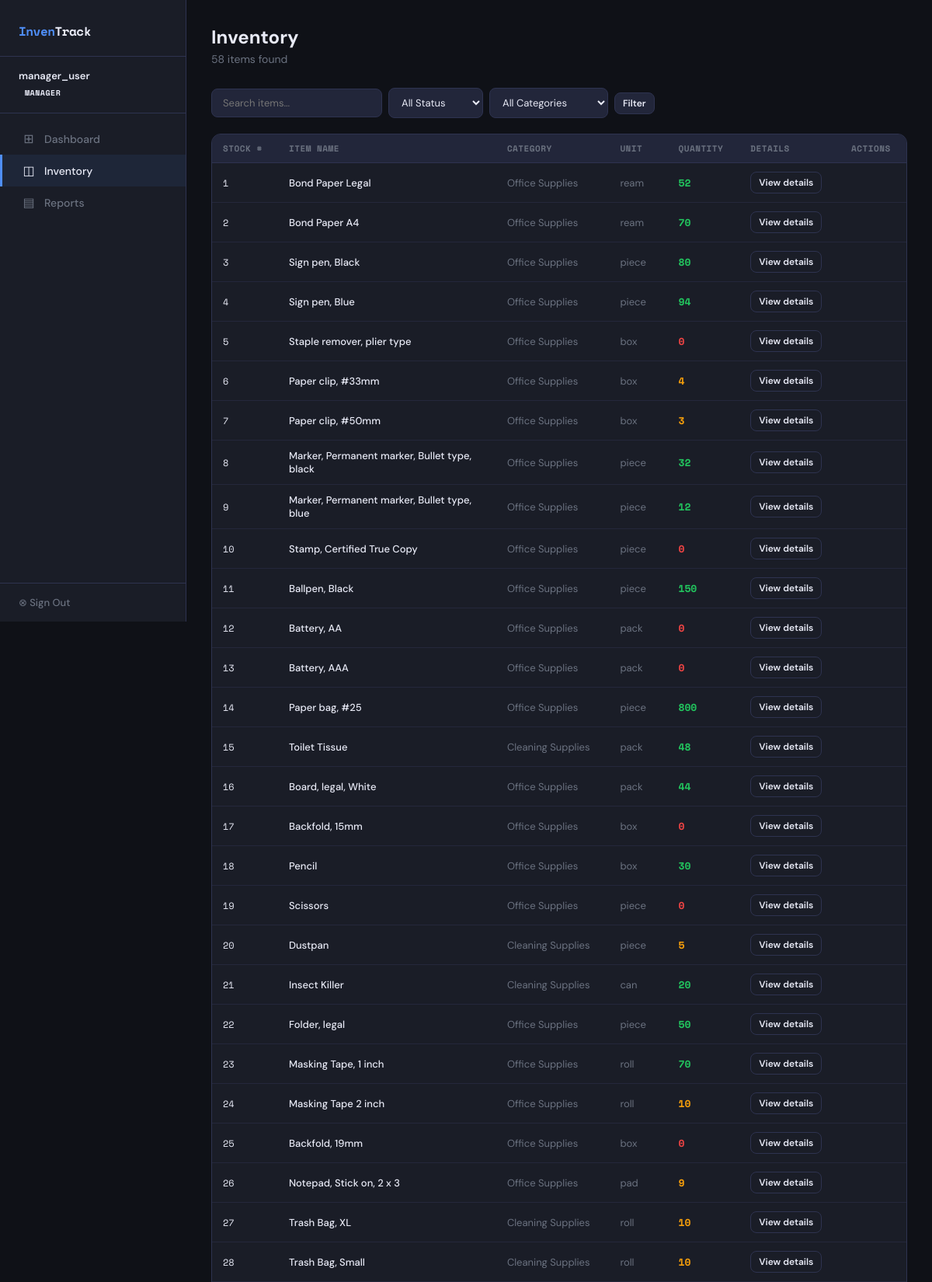
The page /items/ (signed in, upper part) on the database its author committed.
### inventory_system_m/inventory/models.py (models this page shows, shortened)
class UserProfile(models.Model):
    ROLE_CHOICES = [
        ('admin', 'Admin'),
        ('supplier', 'Supplier'),
        ('user', 'User'),
    ]
    user = models.OneToOneField(User, on_delete=models.CASCADE, related_name='profile')
    role = models.CharField(max_length=20, choices=ROLE_CHOICES, default='user')

class Item(models.Model):
    UNIT_CHOICES = [
        ('piece', 'Piece'), ('ream', 'Ream'), ('box', 'Box'),
        ('pack', 'Pack'), ('roll', 'Roll'), ('set', 'Set'),
        ('bundle', 'Bundle'), ('can', 'Can'), ('pair', 'Pair'),
        ('bottle', 'Bottle'), ('pad', 'Pad'),
    ]
    stock_number = models.IntegerField(unique=True)
    item_code = models.CharField(max_length=100, blank=True)
    item_name = models.CharField(max_length=255, blank=True, default='')
    description = models.CharField(max_length=255)
    category = models.ForeignKey(Category, on_delete=models.SET_NULL, null=True, blank=True)
    unit_of_measure = models.CharField(max_length=20, choices=UNIT_CHOICES, default='piece')
    quantity = models.IntegerField(default=0)
    minimum_quantity = models.IntegerField(default=10, help_text="Low stock threshold")
    unit_price = models.DecimalField(max_digits=10, decimal_places=2, default=0.00)
    created_at = models.DateTimeField(auto_now_add=True)
    updated_at = models.DateTimeField(auto_now=True)
    @property
    def stock_status(self):
        if self.quantity == 0:
            return 'out_of_stock'
        elif self.quantity <= self.minimum_quantity:
            return 'low_stock'
        return 'in_stock'
    class Meta:
        ordering = ['stock_number']

class Category(models.Model):
    name = models.CharField(max_length=100)
    class Meta:
        verbose_name_plural = "Categories"

### inventory_system_m/inventory/views.py (the view)
# urls.py: path('items/', views.item_list, name='item_list'),
@login_required
def item_list(request):
    role = get_role(request.user)
    query = request.GET.get('q', '')
    status = request.GET.get('status', '')
    category_id = request.GET.get('category', '')
    items = Item.objects.all()
    if query:
        items = items.filter(
            Q(item_name__icontains=query) |
            Q(description__icontains=query) |
            Q(item_code__icontains=query)
        )
    if status == 'low':
        items = items.filter(quantity__gt=0, quantity__lte=10)
    elif status == 'out':
        items = items.filter(quantity=0)
    elif status == 'ok':
        items = items.filter(quantity__gt=10)
    if category_id:
        items = items.filter(category_id=category_id)
    categories = Category.objects.all().order_by('name')
    return render(request, 'inventory/item_list.html', {
        'items': items,
        'role': role,
        'query': query,
        'status': status,
        'category_id': category_id,
        'categories': categories,
    })

### inventory_system_m/inventory/views.py (called while the page is built)
def get_role(user):
    try:
        return user.profile.role
    except:
        return 'user'

### inventory_system_m/inventory/templates/inventory/item_list.html (shortened to what this page needs)
{% extends 'inventory/base.html' %}
{% block content %}
<div class="page-header">
  <h1>Inventory</h1>
  <p>{{ items.count }} item{{ items.count|pluralize }} found</p>
</div>
<div class="action-bar">
  <form method="get" class="search-bar" style="flex:1; margin:0; display:flex; gap:8px; flex-wrap:wrap; align-items:center;">
    <input type="text" name="q" value="{{ query }}" placeholder="Search items..." style="max-width:220px; flex:1; min-width:180px;">
    <select name="status" class="form-control" style="width:auto; padding:9px 12px; font-size:13px;">
      <option value="">All Status</option>
    </select>
    <select name="category" class="form-control" style="width:auto; padding:9px 12px; font-size:13px;">
      <option value="">All Categories</option>
    </select>
    <button type="submit" class="btn btn-secondary btn-sm">Filter</button>
  </form>
</div>
<div class="card" style="padding:0; overflow:hidden;">
  <div class="table-wrap">
    <table>
      <thead>
        <tr>
          <th>Stock #</th>
          <th>Item Name</th>
          <th>Category</th>
          <th>Unit</th>
          <th>Quantity</th>
          <th>Details</th>
          <th>Actions</th>
        </tr>
      </thead>
      <tbody>
        {% for item in items %}
        <tr>
          <td class="text-mono">{{ item.stock_number }}</td>
          <td style="max-width:260px; font-weight:500;">{{ item.item_name|default:item.description }}</td>
          <td class="text-muted">{{ item.category.name|default:'Uncategorized' }}</td>
          <td class="text-muted">{{ item.unit_of_measure }}</td>
          <td>
            <span style="font-family:var(--mono); font-weight:700;
              {% if item.stock_status == 'out_of_stock' %}color:var(--danger){% elif item.stock_status == 'low_stock' %}color:var(--warning){% else %}color:var(--success){% endif %}">
              {{ item.quantity }}
            </span>
          </td>
          <td>
            <button type="button" class="btn btn-outline btn-sm open-item-details" data-modal-id="item-modal-{{ item.pk }}">
              View details
            </button>
          </td>
          <td>
          </td>
        </tr>
        {% empty %}
        <tr><td colspan="7"><div class="empty"><div class="empty-icon">◫</div>No items found</div></td></tr>
        {% endfor %}
      </tbody>
    </table>
  </div>
</div>
{% endblock %}

### inventory_system_m/inventory/templates/inventory/base.html (shortened to what this page needs)
﻿<!DOCTYPE html>
<html lang="en">
  <head>
  </head>
  <body>
    {% if user.is_authenticated %}
      <nav class="sidebar">
        <div class="sidebar-logo">
          Inven<span>Track</span>
        </div>
        <div class="sidebar-user">
          <div class="uname">{{ user.username }}</div>
          {% with role=user.profile.role %}
            <div class="role-badge role-{{ role }}">{{ role }}</div>
          {% endwith %}
        </div>
        <div class="nav">
          <a
            href="{% url 'dashboard' %}"
            class="{% if request.resolver_match.url_name == 'dashboard' %}active{% endif %}"
          >
            <span class="icon">⊞</span>
            Dashboard
          </a>
          <a
            href="{% url 'item_list' %}"
            class="{% if 'item' in request.resolver_match.url_name %}active{% endif %}"
          >
            <span class="icon">◫</span>
            Inventory
          </a>
          <a
            href="{% url 'reports' %}"
            class="{% if request.resolver_match.url_name == 'reports' %}active{% endif %}"
          >
            <span class="icon">▤</span>
            Reports
          </a>
        </div>
        <div class="sidebar-footer">
          <a href="{% url 'logout' %}">⊗ Sign Out</a>
        </div>
      </nav>
    {% endif %}
    <main class="main" {% if not user.is_authenticated %}style="margin-left:0;display:flex;align-items:center;justify-content:center;"{% endif %}>
      {% block content %}{% endblock %}
    </main>
  </body>
</html>

### inventory_system_m/inventory/templates/inventory/base.html (style rules this page uses)
:root { --bg: #0f1117; --surface: #1a1d27; --surface2: #22263a; --border: #2e3350; --accent: #4f8ef7; --accent2: #7c5cbf; --success: #22c55e; --warning: #f59e0b; --danger: #ef4444; --text: #e8eaf6; --muted: #6b7280; --font: 'DM Sans', sans-serif; --mono: 'Space Mono', monospace; }
* { box-sizing: border-box; margin: 0; padding: 0; }
body { background: var(--bg); color: var(--text); font-family: var(--font); min-height: 100vh; display: flex; }
.sidebar { width: 240px; background: var(--surface); border-right: 1px solid var(--border); display: flex; flex-direction: column; position: fixed; height: 100vh; z-index: 100; }
.sidebar-logo { padding: 28px 24px 20px; border-bottom: 1px solid var(--border); font-family: var(--mono); font-size: 16px; font-weight: 700; color: var(--accent); letter-spacing: -0.5px; }
.sidebar-logo span { color: var(--text); }
.sidebar-user { padding: 16px 24px; border-bottom: 1px solid var(--border); }
.sidebar-user .uname { font-size: 13px; font-weight: 600; }
.role-badge { display: inline-block; font-size: 10px; font-family: var(--mono); padding: 2px 8px; border-radius: 4px; font-weight: 700; text-transform: uppercase; letter-spacing: 0.5px; margin-top: 4px; }
.nav { flex: 1; padding: 12px 0; }
.nav a { display: flex; align-items: center; gap: 10px; padding: 10px 24px; font-size: 14px; font-weight: 500; color: var(--muted); text-decoration: none; transition: all 0.15s; border-left: 3px solid transparent; }
.nav a.active { color: var(--text); background: rgba(79, 142, 247, 0.08); border-left-color: var(--accent); }
.nav a .icon { font-size: 16px; width: 20px; text-align: center; }
.sidebar-footer { padding: 16px 24px; border-top: 1px solid var(--border); }
.sidebar-footer a { color: var(--muted); text-decoration: none; font-size: 13px; font-weight: 500; }
.main { margin-left: 240px; flex: 1; padding: 32px; min-height: 100vh; }
.page-header { margin-bottom: 28px; }
.page-header h1 { font-size: 24px; font-weight: 700; }
.page-header p { color: var(--muted); font-size: 14px; margin-top: 4px; }
.card { background: var(--surface); border: 1px solid var(--border); border-radius: 12px; padding: 24px; margin-bottom: 24px; }
.table-wrap { overflow-x: auto; }
table { width: 100%; border-collapse: collapse; font-size: 13px; }
th { background: var(--surface2); color: var(--muted); font-size: 11px; font-family: var(--mono); text-transform: uppercase; letter-spacing: 0.5px; padding: 10px 14px; text-align: left; border-bottom: 1px solid var(--border); white-space: nowrap; }
td { padding: 11px 14px; border-bottom: 1px solid rgba(46, 51, 80, 0.5); vertical-align: middle; }
.btn { display: inline-flex; align-items: center; gap: 6px; padding: 8px 16px; border-radius: 8px; font-size: 13px; font-weight: 600; cursor: pointer; border: none; text-decoration: none; transition: all 0.15s; font-family: var(--font); }
.btn-secondary { background: var(--surface2); color: var(--text); border: 1px solid var(--border); }
.btn-outline { background: transparent; color: var(--text); border: 1px solid var(--border); }
.btn-sm { padding: 5px 10px; font-size: 12px; }
.form-control { width: 100%; padding: 10px 14px; background: var(--surface2); border: 1px solid var(--border); border-radius: 8px; color: var(--text); font-family: var(--font); font-size: 14px; outline: none; transition: border-color 0.15s; }
.search-bar { display: flex; gap: 10px; margin-bottom: 20px; align-items: center; }
.search-bar input { flex: 1; padding: 9px 14px; background: var(--surface2); border: 1px solid var(--border); border-radius: 8px; color: var(--text); font-family: var(--font); font-size: 13px; outline: none; }
.action-bar { display: flex; justify-content: space-between; align-items: center; margin-bottom: 20px; }
.text-mono { font-family: var(--mono); font-size: 12px; }
.text-muted { color: var(--muted); }

### rows shown on the page
UserProfile: role "MANAGER"
Item: stock_number "1", item_name "Bond Paper Legal", category.name "Office Supplies", unit_of_measure "ream", quantity "52"
Item: stock_number "2", item_name "Bond Paper A4", category.name "Office Supplies", unit_of_measure "ream", quantity "70"
Item: stock_number "3", item_name "Sign pen, Black", category.name "Office Supplies", unit_of_measure "piece", quantity "80"
Item: stock_number "4", item_name "Sign pen, Blue", category.name "Office Supplies", unit_of_measure "piece", quantity "94"
Item: stock_number "5", item_name "Staple remover, plier type", category.name "Office Supplies", unit_of_measure "box", quantity "0"
Item: stock_number "6", item_name "Paper clip, #33mm", category.name "Office Supplies", unit_of_measure "box", quantity "4"
Item: stock_number "7", item_name "Paper clip, #50mm", category.name "Office Supplies", unit_of_measure "box", quantity "3"
Item: stock_number "8", item_name "Marker, Permanent marker, Bullet type, black", category.name "Office Supplies", unit_of_measure "piece", quantity "32"
Item: stock_number "9", item_name "Marker, Permanent marker, Bullet type, blue", category.name "Office Supplies", unit_of_measure "piece", quantity "12"
Item: stock_number "10", item_name "Stamp, Certified True Copy", category.name "Office Supplies", unit_of_measure "piece", quantity "0"
Item: stock_number "11", item_name "Ballpen, Black", category.name "Office Supplies", unit_of_measure "piece", quantity "150"
Item: stock_number "12", item_name "Battery, AA", category.name "Office Supplies", unit_of_measure "pack", quantity "0"
Item: stock_number "13", item_name "Battery, AAA", category.name "Office Supplies", unit_of_measure "pack", quantity "0"
Item: stock_number "14", item_name "Paper bag, #25", category.name "Office Supplies", unit_of_measure "piece", quantity "800"
Item: stock_number "15", item_name "Toilet Tissue", category.name "Cleaning Supplies", unit_of_measure "pack", quantity "48"
Item: stock_number "16", item_name "Board, legal, White", category.name "Office Supplies", unit_of_measure "pack", quantity "44"
Item: stock_number "17", item_name "Backfold, 15mm", category.name "Office Supplies", unit_of_measure "box", quantity "0"
Item: stock_number "18", item_name "Pencil", category.name "Office Supplies", unit_of_measure "box", quantity "30"
Item: stock_number "19", item_name "Scissors", category.name "Office Supplies", unit_of_measure "piece", quantity "0"
Item: stock_number "20", item_name "Dustpan", category.name "Cleaning Supplies", unit_of_measure "piece", quantity "5"
Item: stock_number "21", item_name "Insect Killer", category.name "Cleaning Supplies", unit_of_measure "can", quantity "20"
Item: stock_number "22", item_name "Folder, legal", category.name "Office Supplies", unit_of_measure "piece", quantity "50"
Item: stock_number "23", item_name "Masking Tape, 1 inch", category.name "Office Supplies", unit_of_measure "roll", quantity "70"
Item: stock_number "24", item_name "Masking Tape 2 inch", category.name "Office Supplies", unit_of_measure "roll", quantity "10"
Item: stock_number "25", item_name "Backfold, 19mm", category.name "Office Supplies", unit_of_measure "box", quantity "0"
Item: stock_number "26", item_name "Notepad, Stick on, 2 x 3", category.name "Office Supplies", unit_of_measure "pad", quantity "9"
Item: stock_number "27", item_name "Trash Bag, XL", category.name "Cleaning Supplies", unit_of_measure "roll", quantity "10"
Item: stock_number "28", item_name "Trash Bag, Small", category.name "Cleaning Supplies", unit_of_measure "roll", quantity "10"

### other values the page prints
{{ user.username }} "manager_user"
{{ items.count }} "58"
